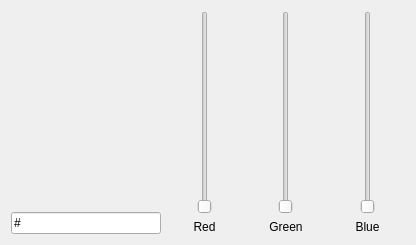
<?xml version="1.0" encoding="UTF-8"?>
<ui version="4.0">
 <class>Form</class>
 <widget class="QWidget" name="Form">
  <property name="geometry">
   <rect>
    <x>0</x>
    <y>0</y>
    <width>416</width>
    <height>245</height>
   </rect>
  </property>
  <property name="windowTitle">
   <string>Color Mixer</string>
  </property>
  <layout class="QHBoxLayout" name="horizontalLayout_5">
   <item>
    <layout class="QVBoxLayout" name="verticalLayout">
     <item>
      <widget class="QWidget" name="color_display" native="true">
       <property name="minimumSize">
        <size>
         <width>150</width>
         <height>150</height>
        </size>
       </property>
      </widget>
     </item>
     <item>
      <widget class="QLineEdit" name="color_hex_edit">
       <property name="inputMask">
        <string>\#&gt;HHHHHH</string>
       </property>
       <property name="text">
        <string>#</string>
       </property>
      </widget>
     </item>
    </layout>
   </item>
   <item>
    <layout class="QHBoxLayout" name="horizontalLayout_4">
     <item>
      <layout class="QVBoxLayout" name="verticalLayout_2">
       <item>
        <layout class="QHBoxLayout" name="horizontalLayout">
         <item>
          <spacer name="horizontalSpacer">
           <property name="orientation">
            <enum>Qt::Horizontal</enum>
           </property>
           <property name="sizeHint" stdset="0">
            <size>
             <width>40</width>
             <height>20</height>
            </size>
           </property>
          </spacer>
         </item>
         <item>
          <widget class="QSlider" name="red_slider">
           <property name="maximum">
            <number>255</number>
           </property>
           <property name="orientation">
            <enum>Qt::Vertical</enum>
           </property>
          </widget>
         </item>
         <item>
          <spacer name="horizontalSpacer_2">
           <property name="orientation">
            <enum>Qt::Horizontal</enum>
           </property>
           <property name="sizeHint" stdset="0">
            <size>
             <width>40</width>
             <height>20</height>
            </size>
           </property>
          </spacer>
         </item>
        </layout>
       </item>
       <item>
        <widget class="QLabel" name="label">
         <property name="text">
          <string>Red</string>
         </property>
         <property name="alignment">
          <set>Qt::AlignCenter</set>
         </property>
        </widget>
       </item>
      </layout>
     </item>
     <item>
      <layout class="QVBoxLayout" name="verticalLayout_3">
       <item>
        <layout class="QHBoxLayout" name="horizontalLayout_2">
         <item>
          <spacer name="horizontalSpacer_3">
           <property name="orientation">
            <enum>Qt::Horizontal</enum>
           </property>
           <property name="sizeHint" stdset="0">
            <size>
             <width>40</width>
             <height>20</height>
            </size>
           </property>
          </spacer>
         </item>
         <item>
          <widget class="QSlider" name="green_slider">
           <property name="maximum">
            <number>255</number>
           </property>
           <property name="orientation">
            <enum>Qt::Vertical</enum>
           </property>
          </widget>
         </item>
         <item>
          <spacer name="horizontalSpacer_4">
           <property name="orientation">
            <enum>Qt::Horizontal</enum>
           </property>
           <property name="sizeHint" stdset="0">
            <size>
             <width>40</width>
             <height>20</height>
            </size>
           </property>
          </spacer>
         </item>
        </layout>
       </item>
       <item>
        <widget class="QLabel" name="label_2">
         <property name="text">
          <string>Green</string>
         </property>
         <property name="alignment">
          <set>Qt::AlignCenter</set>
         </property>
        </widget>
       </item>
      </layout>
     </item>
     <item>
      <layout class="QVBoxLayout" name="verticalLayout_4">
       <item>
        <layout class="QHBoxLayout" name="horizontalLayout_3">
         <item>
          <spacer name="horizontalSpacer_5">
           <property name="orientation">
            <enum>Qt::Horizontal</enum>
           </property>
           <property name="sizeHint" stdset="0">
            <size>
             <width>40</width>
             <height>20</height>
            </size>
           </property>
          </spacer>
         </item>
         <item>
          <widget class="QSlider" name="blue_slider">
           <property name="maximum">
            <number>255</number>
           </property>
           <property name="orientation">
            <enum>Qt::Vertical</enum>
           </property>
          </widget>
         </item>
         <item>
          <spacer name="horizontalSpacer_6">
           <property name="orientation">
            <enum>Qt::Horizontal</enum>
           </property>
           <property name="sizeHint" stdset="0">
            <size>
             <width>40</width>
             <height>20</height>
            </size>
           </property>
          </spacer>
         </item>
        </layout>
       </item>
       <item>
        <widget class="QLabel" name="label_3">
         <property name="text">
          <string>Blue</string>
         </property>
         <property name="alignment">
          <set>Qt::AlignCenter</set>
         </property>
        </widget>
       </item>
      </layout>
     </item>
    </layout>
   </item>
  </layout>
 </widget>
 <resources/>
 <connections/>
</ui>
